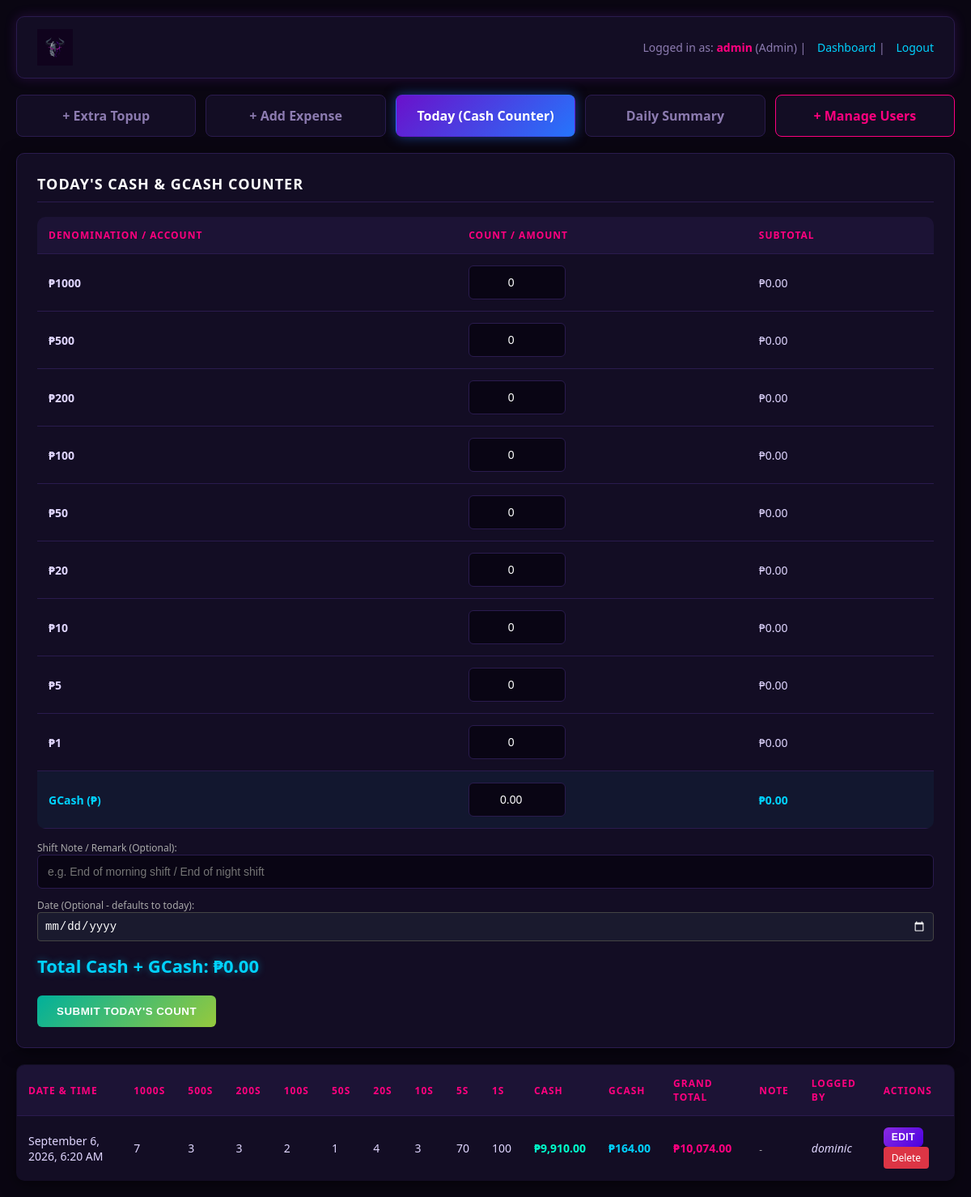
Screenshot of /index.php?tab=today (signed in) with the database file from the repository.
### tables this page shows
CREATE TABLE `cash_counter_logs` (
  `id` int(11) NOT NULL,
  `date_time` datetime DEFAULT current_timestamp(),
  `c1000` int(11) DEFAULT 0,
  `c500` int(11) DEFAULT 0,
  `c200` int(11) DEFAULT 0,
  `c100` int(11) DEFAULT 0,
  `c50` int(11) DEFAULT 0,
  `c20` int(11) DEFAULT 0,
  `c10` int(11) DEFAULT 0,
  `c5` int(11) DEFAULT 0,
  `c1` int(11) DEFAULT 0,
  `grand_total` decimal(10,2) NOT NULL,
  `logged_by` varchar(50) NOT NULL,
  `gcash` decimal(10,2) DEFAULT 0.00
);

### index.php (the view, shortened to what this page needs)
<?php
require 'db.php';
$logged_user = $_SESSION['username'];
$user_role   = $_SESSION['role'] ?? 'staff';
$active_tab  = $_GET['tab'] ?? 'balance';
$counters = $pdo->query("SELECT * FROM cash_counter_logs ORDER BY date_time DESC")->fetchAll(PDO::FETCH_ASSOC);
?>
<!DOCTYPE html>
<html>
<head>
    <link rel="stylesheet" type="text/css" href="style.css">
</head>
<body>
    <div class="header">
        <div class="brand-section">
            <img src="heroics-title.png" alt="Heroics Gaming Lounge" class="brand-title" style="height: 45px; width: auto;">
        </div>
        <div class="header-user">
            Logged in as: <b><?= htmlspecialchars($logged_user); ?></b> (<?= ucfirst($user_role) ?>) |
            <a href="index.php">Dashboard</a> |
            <a href="logout.php">Logout</a>
        </div>
    </div>
    <div class="nav-buttons">
        <a href="index.php?tab=balance" class="nav-btn <?= $active_tab === 'balance' ? 'active' : '' ?>">+ Extra Topup</a>
        <a href="index.php?tab=expense" class="nav-btn <?= $active_tab === 'expense' ? 'active' : '' ?>">+ Add Expense</a>
        <a href="index.php?tab=today" class="nav-btn <?= $active_tab === 'today' ? 'active' : '' ?>">Today (Cash Counter)</a>
        <a href="summary.php" class="nav-btn">Daily Summary</a>
        <?php if ($user_role === 'admin'): ?>
            <a href="users.php" class="nav-btn" style="border-color: #ff007f; color: #ff007f;">+ Manage Users</a>
        <?php endif; ?>
    </div>
    <?php if ($active_tab === 'today'): ?>
    <div class="box">
        <h3>Today's Cash & GCash Counter</h3>
        <form method="POST" action="index.php?tab=today">
            <table class="denom-table" style="box-shadow:none; border:none;">
                <thead>
                    <tr>
                        <th>Denomination / Account</th>
                        <th>Count / Amount</th>
                        <th>Subtotal</th>
                    </tr>
                </thead>
                <tbody>
                    <?php
                    $denoms = [1000, 500, 200, 100, 50, 20, 10, 5, 1];
                    foreach ($denoms as $d):
                    ?>
                    <tr>
                        <td><b>₱<?= $d ?></b></td>
                        <td><input type="number" id="c<?= $d ?>" name="c<?= $d ?>" value="0" min="0" oninput="calcTodayTotal()"></td>
                        <td id="sub_<?= $d ?>">₱0.00</td>
                    </tr>
                    <?php endforeach; ?>
                    <tr style="background-color: rgba(0, 210, 255, 0.05);">
                        <td><b style="color: var(--neon-blue);">GCash (₱)</b></td>
                        <td><input type="number" step="0.01" id="gcash" name="gcash" value="0.00" min="0" oninput="calcTodayTotal()"></td>
                        <td id="sub_gcash" style="color: var(--neon-blue); font-weight: bold;">₱0.00</td>
                    </tr>
                </tbody>
            </table>
            <div class="form-group" style="margin-top: 15px; margin-bottom: 12px;">
                <label style="display:block; font-size:12px; color:#aaa;">Shift Note / Remark (Optional):</label>
                <input type="text" name="note" placeholder="e.g. End of morning shift / End of night shift">
            </div>
            <div class="form-group" style="margin-bottom: 15px;">
                <label style="display:block; font-size:12px; color:#aaa;">Date (Optional - defaults to today):</label>
                <input type="date" name="custom_date" style="color-scheme: dark; padding: 8px; width: 100%; border-radius: 4px; border: 1px solid #444; background: #1a1a2e; color: #fff;">
            </div>
            <div class="total-display">
                Total Cash + GCash: <span id="grand_total_display">₱0.00</span>
            </div>
            <br>
            <button type="submit" class="btn btn-green">Submit Today's Count</button>
        </form>
    </div>
    <table>
        <thead>
            <tr>
                <th>DATE & TIME</th>
                <th>1000S</th>
                <th>500S</th>
                <th>200S</th>
                <th>100S</th>
                <th>50S</th>
                <th>20S</th>
                <th>10S</th>
                <th>5S</th>
                <th>1S</th>
                <th>CASH</th>
                <th>GCASH</th>
                <th>GRAND TOTAL</th>
                <th>NOTE</th>
                <th>LOGGED BY</th>
                <th>ACTIONS</th>
            </tr>
        </thead>
        <tbody>
            <?php foreach ($counters as $r):
                $cash_total = ($r['c1000']*1000) + ($r['c500']*500) + ($r['c200']*200) + ($r['c100']*100) + ($r['c50']*50) + ($r['c20']*20) + ($r['c10']*10) + ($r['c5']*5) + ($r['c1']*1);
                $gcash_amt = floatval($r['gcash'] ?? 0);
            ?>
            <tr id="view_c_<?= $r['id'] ?>">
                <td><?= date('F j, Y, g:i A', strtotime($r['date_time'])) ?></td>
                <td><?= $r['c1000'] ?></td>
                <td><?= $r['c500'] ?></td>
                <td><?= $r['c200'] ?></td>
                <td><?= $r['c100'] ?></td>
                <td><?= $r['c50'] ?></td>
                <td><?= $r['c20'] ?></td>
                <td><?= $r['c10'] ?></td>
                <td><?= $r['c5'] ?></td>
                <td><?= $r['c1'] ?></td>
                <td style="color: #00ffcc; font-weight: bold;">₱<?= number_format($cash_total, 2) ?></td>
                <td style="color: var(--neon-blue); font-weight: bold;">₱<?= number_format($gcash_amt, 2) ?></td>
                <td style="color: var(--neon-pink); font-weight: bold;">₱<?= number_format($r['grand_total'], 2) ?></td>
                <td><small style="color: #bbb;"><?= htmlspecialchars($r['note'] ?? '-') ?></small></td>
                <td><i><?= htmlspecialchars($r['logged_by']) ?></i></td>
                <td>
                    <button class="btn" style="padding: 5px 10px; font-size:12px;" onclick="toggleEdit('c_<?= $r['id'] ?>')">EDIT</button>
                    <a href="index.php?tab=today&delete_tbl=cash_counter_logs&del_id=<?= $r['id'] ?>&csrf_token=<?= $_SESSION['csrf_token'] ?>" onclick="return confirm('Delete counter record?')" class="btn-danger" style="text-decoration:none; display:inline-block; padding: 5px 10px; font-size:12px;">Delete</a>
                </td>
            </tr>
            <?php endforeach; ?>
        </tbody>
    </table>
    <?php endif; ?>
</body>
</html>

### style.css (style rules this page uses)
:root { --bg-dark: #0a0612; --card-bg: #130d24; --border-color: #2a1b4e; --primary-purple: #8a2be2; --neon-pink: #ff007f; --neon-blue: #00d2ff; --text-light: #e0d6ff; --text-muted: #8c7bb0; }
body { font-family: 'Segoe UI', Tahoma, Geneva, Verdana, sans-serif; margin: 0; padding: 20px; background-color: var(--bg-dark); color: var(--text-light); }
.header { display: flex; justify-content: space-between; align-items: center; background: var(--card-bg); padding: 15px 25px; border-radius: 10px; border: 1px solid var(--border-color); box-shadow: 0 0 15px rgba(138, 43, 226, 0.2); margin-bottom: 20px; }
.brand-section { display: flex; align-items: center; gap: 15px; }
.brand-title { height: 35px; width: auto; }
.header-user { font-size: 14px; color: var(--text-muted); }
.header-user b { color: var(--neon-pink); }
.header-user a { color: var(--neon-blue); text-decoration: none; margin-left: 10px; }
.nav-buttons { display: flex; gap: 12px; margin-bottom: 20px; }
.nav-btn { flex: 1; text-align: center; padding: 14px; background: var(--card-bg); color: var(--text-muted); text-decoration: none; font-weight: bold; border-radius: 8px; border: 1px solid var(--border-color); transition: all 0.3s ease; }
.nav-btn.active { background: linear-gradient(135deg, #6a11cb 0%, #2575fc 100%); color: #fff; border-color: transparent; box-shadow: 0 0 15px rgba(37, 117, 252, 0.5); }
.box { background: var(--card-bg); padding: 25px; border-radius: 10px; border: 1px solid var(--border-color); box-shadow: 0 4px 20px rgba(0, 0, 0, 0.5); margin-bottom: 20px; }
.box h3 { margin-top: 0; color: #fff; text-transform: uppercase; letter-spacing: 1px; font-size: 18px; border-bottom: 1px solid var(--border-color); padding-bottom: 10px; }
input, select { padding: 12px; background: #090514; border: 1px solid var(--border-color); border-radius: 6px; font-size: 14px; color: #fff; width: 100%; box-sizing: border-box; outline: none; transition: border 0.3s ease; }
button.btn { background: linear-gradient(135deg, #8a2be2, #4a00e0); color: white; border: none; padding: 12px 24px; border-radius: 6px; cursor: pointer; font-weight: bold; text-transform: uppercase; letter-spacing: 0.5px; transition: transform 0.2s, box-shadow 0.2s; }
button.btn-green { background: linear-gradient(135deg, #00b09b, #96c93d); }
button.btn-danger, a.btn-danger { background: #dc3545; color: white; border: none; padding: 6px 12px; border-radius: 4px; cursor: pointer; font-size: 12px; }
table { width: 100%; border-collapse: collapse; background: var(--card-bg); border-radius: 10px; overflow: hidden; border: 1px solid var(--border-color); box-shadow: 0 4px 20px rgba(0, 0, 0, 0.5); }
th, td { border-bottom: 1px solid var(--border-color); padding: 14px; text-align: left; font-size: 14px; }
th { background: #1c1335; color: var(--neon-pink); text-transform: uppercase; font-size: 12px; letter-spacing: 1px; }
.denom-table input { width: 120px; text-align: center; }
.total-display { font-size: 22px; font-weight: bold; color: var(--neon-blue); margin-top: 15px; text-shadow: 0 0 10px rgba(0, 210, 255, 0.4); }

### rows the page displays
cash_counter_logs: date_time "September 6, 2026, 6:20 AM", c1000 "7", c500 "3", c200 "3", c100 "2", c50 "1", c20 "4", c10 "3", c5 "70", c1 "100", cash_total "9,910.00", gcash "164.00", grand_total "10,074.00", note "-", logged_by "dominic"

### other values shown
$logged_user "admin"
$user_role "Admin"
$d "1000"
$d "500"
$d "200"
$d "100"
$d "50"
$d "20"
$d "10"
$d "5"
$d "1"
